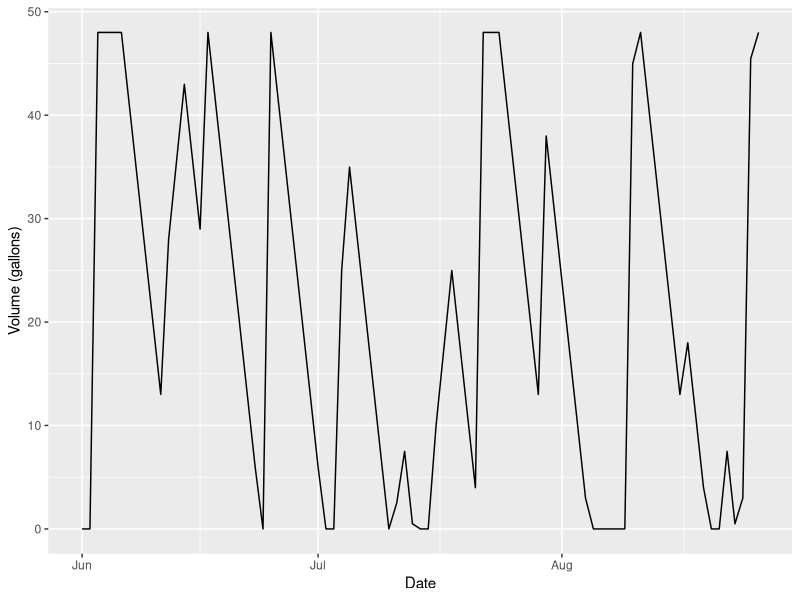
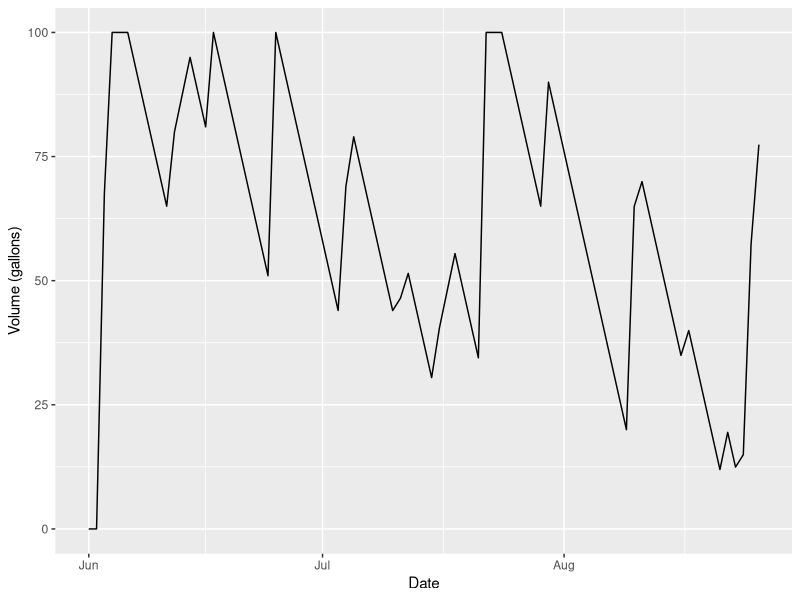

Here is the R script that generated these plots, in order:
## ---- chunk 1
library(tidyverse)
library(lubridate)
library(ggplot2)
## ---- chunk 2
rainwater_data = read_csv('hw2data.csv')

clean_data <- na.omit(rainwater_data)

capacity = 48

clean_data$date <- mdy(clean_data$date)

clean_data$demand <- ifelse(clean_data$P_in>0,0,7)

clean_data$volume <- clean_data$P_in*431*0.93*7.48/12

clean_data$vol_net <- 0

for (i in 2:nrow(clean_data)) {
  clean_data[i,'vol_net']=ifelse((clean_data[i-1,'vol_net']+clean_data[i,'volume'])<=capacity,
                                 clean_data[i-1,'vol_net']+clean_data[i,'volume']-clean_data[i,'demand'],
                                 capacity)
  clean_data[i,'vol_net']=ifelse(clean_data[i,'vol_net']<0,0,clean_data[i,'vol_net'])
}
## ---- chunk 3
ggplot()+geom_line(data = clean_data, aes(x=date, y=vol_net))+
  ylab('Volume (gallons)')+
  xlab('Date')
## ---- chunk 4
days_empty_48 = sum(clean_data$vol_net == 0)
## ---- chunk 5
capacity_2nd = 100

data_100 <- clean_data

data_100$vol_net <- 0

for (i in 2:nrow(data_100)) {
  data_100[i,'vol_net']=ifelse((data_100[i-1,'vol_net']+data_100[i,'volume'])<=capacity_2nd,
                               data_100[i-1,'vol_net']+data_100[i,'volume']-data_100[i,'demand'],
                                 capacity_2nd)
  data_100[i,'vol_net']=ifelse(data_100[i,'vol_net']<0,0,data_100[i,'vol_net'])
}
## ---- chunk 6
ggplot()+geom_line(data = data_100, aes(x=date, y=vol_net))+
  ylab('Volume (gallons)')+
  xlab('Date')
## ---- chunk 7
days_empty_100 = sum(data_100$vol_net == 0)
